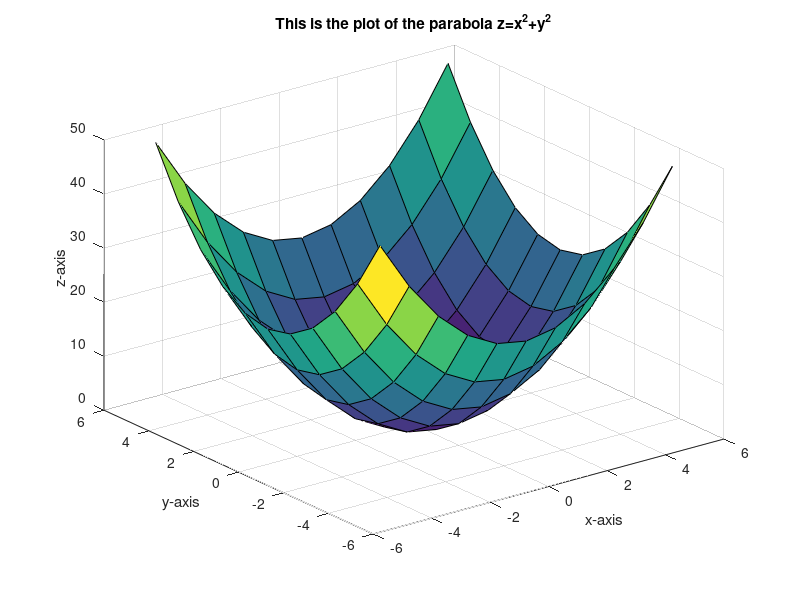

MATLAB code for this plot:
%This program generate 3D plots

x=-5:1:5
y=-5:1:5
[x1, y1]=meshgrid(x,y)
z1=x1.^2+y1.^2
surf(x1,y1,z1)

xlabel("x-axis")
ylabel("y-axis")
zlabel("z-axis")
title("This is the plot of the parabola z=x^2+y^2")
